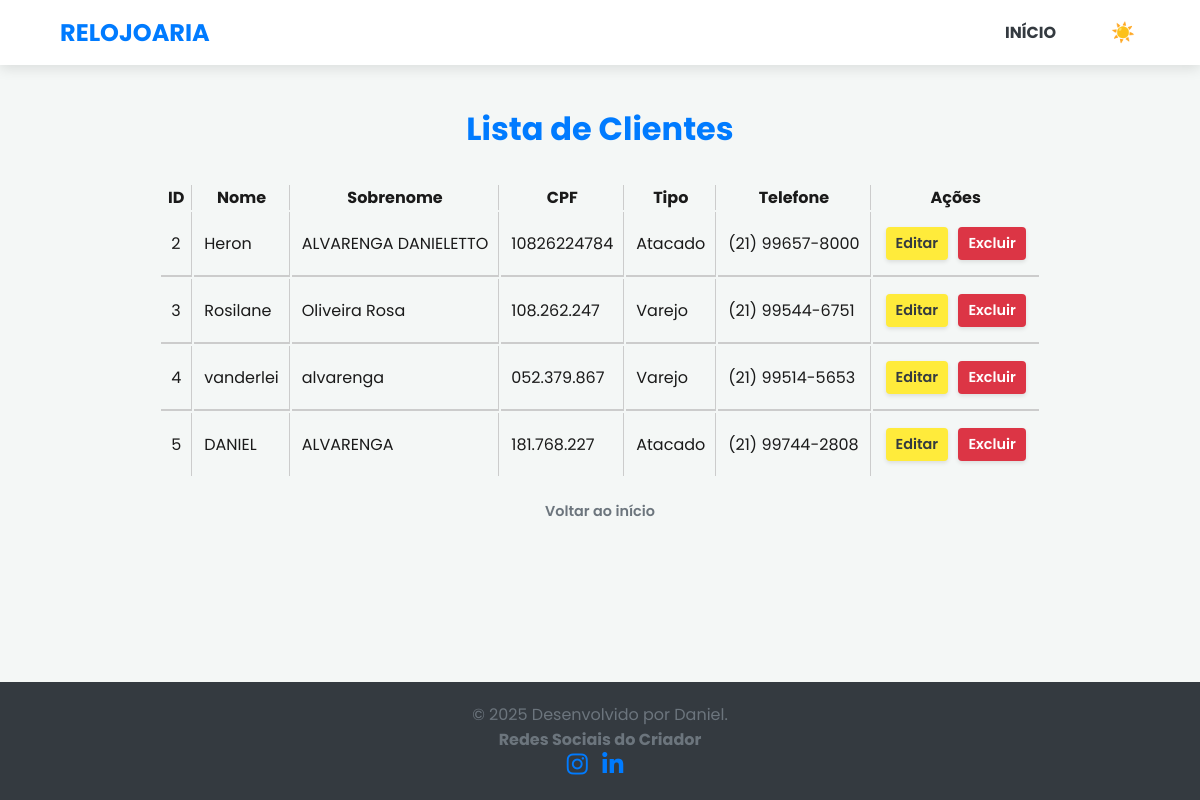
The page /ListagemClientes.php on the database its author committed.
### tables this page shows
CREATE TABLE `cliente` (
  `id_cliente` int(11) NOT NULL,
  `nome` varchar(30) DEFAULT NULL,
  `sobrenome` varchar(50) DEFAULT NULL,
  `cpf` varchar(11) DEFAULT NULL,
  `tipo` varchar(20) DEFAULT NULL,
  `telefone` varchar(20) DEFAULT NULL
);

### ListagemClientes.php (the view, shortened to what this page needs)
<?php
include('conexao.php');
$sql = "SELECT id_cliente, nome, sobrenome, cpf, tipo, telefone FROM cliente";
$result = $conn->query($sql);
?>
<!DOCTYPE html>
<html lang="pt-br">
<head>
    <link rel="stylesheet" href="https://cdnjs.cloudflare.com/ajax/libs/font-awesome/6.5.0/css/all.min.css">
    <link rel="stylesheet" href="stylelogin.css">
</head>
<body>
<header>
    <div class="logo">
        <a>RELOJOARIA</a>
    </div>
    <div class="header-right">
        <nav>
            <a href="PaginaInicial.php">INÍCIO</a>
        </nav>
        <button id="darkModeToggle" class="dark-mode-toggle" style="background: none; border: none; cursor: pointer; color: var(--cor-escura); font-size: 1.2rem;">
            ☀️
        </button>
    </div>
</header>
<main class="listagem-dados">
    <h1>Lista de Clientes</h1>
    <div class="tabela-responsiva">
        <table>
            <thead>
                <tr>
                    <th>ID</th>
                    <th>Nome</th>
                    <th>Sobrenome</th>
                    <th>CPF</th>
                    <th>Tipo</th>
                    <th>Telefone</th>
                    <th>Ações</th>
                </tr>
            </thead>
            <tbody>
                <?php
                if (isset($result) && $result->num_rows > 0) {
                    while ($row = $result->fetch_assoc()) {
                        echo "<tr>";
                        echo "<td>{$row['id_cliente']}</td>";
                        echo "<td>{$row['nome']}</td>";
                        echo "<td>{$row['sobrenome']}</td>";
                        echo "<td>{$row['cpf']}</td>";
                        echo "<td>{$row['tipo']}</td>";
                        echo "<td>{$row['telefone']}</td>";
                        echo "<td>
                                <a href='EditarCliente.php?id={$row['id_cliente']}' class='btn-acao editar'>Editar</a>
                                <a href='ExcluirCliente.php?id={$row['id_cliente']}' class='btn-acao excluir' onclick='return confirm(\"Tem certeza que deseja excluir?\")'>Excluir</a>
                            </td>";
                        echo "</tr>";
                    }
                } else {
                    echo "<tr><td colspan='7' style='text-align: center;'>Nenhum cliente cadastrado.</td></tr>";
                }
                ?>
            </tbody>
        </table>
    </div>
    <p class="link-voltar"><a href="PaginaInicial.php">Voltar ao início</a></p>
</main>
<footer class="footer">
        <h4>Redes Sociais do Criador</h4>
<a href="https://www.instagram.com/dan_oliversmnar/"
   target="_blank"
   title="Instagram">
    <i class="fa-brands fa-instagram"></i>
</a>
<a href="https://www.linkedin.com/in/daniel-alvarenga-6775b1179/"
   target="_blank"
   title="LinkedIn">
    <i class="fa-brands fa-linkedin-in"></i>
</a>
</footer>
</body>
</html>

### stylelogin.css (style rules this page uses)
:root { --cor-fundo: #f4f7f6; --cor-texto: #1a1a1a; --cor-primaria: #007bff; --cor-secundaria: #6c757d; --cor-clara: #ffffff; --cor-escura: #343a40; --cor-borda: #ccc; --sombra: 0 4px 12px rgba(0, 0, 0, 0.1); }
* { box-sizing: border-box; margin: 0; padding: 0; }
body { font-family: 'Poppins', sans-serif; background-color: var(--cor-fundo); color: var(--cor-texto); transition: background-color 0.3s, color 0.3s; min-height: 100vh; display: flex; flex-direction: column; }
a { color: var(--cor-primaria); text-decoration: none; transition: color 0.3s; }
header { background-color: var(--cor-clara); color: var(--cor-escura); padding: 15px 5%; display: flex; justify-content: space-between; align-items: center; box-shadow: var(--sombra); position: sticky; top: 0; z-index: 1000; }
.logo a { font-size: 1.5rem; font-weight: 700; color: var(--cor-primaria); }
.header-right { display: flex; align-items: center; gap: 20px; }
nav a { margin-left: 0; padding: 5px 10px; font-weight: 700; color: var(--cor-escura); }
main { flex: 1; padding: 40px 5%; display: flex; flex-direction: column; align-items: center; }
main h1 { margin-bottom: 30px; color: var(--cor-primaria); }
button { padding: 10px 15px; border: none; border-radius: 4px; cursor: pointer; font-weight: 700; flex: 1; transition: background-color 0.3s, opacity 0.3s; }
.footer { background-color: var(--cor-escura); color: var(--cor-secundaria); text-align: center; padding: 20px; margin-top: auto; }
.footer::before { content: "© 2025 Desenvolvido por Daniel."; display: block; }
a i { font-size: 24px; margin-right: 10px; color: var(--text); transition: 0.2s ease; }
.dark-mode-toggle { margin-left: 20px; padding: 5px; color: var(--cor-escura) !important; transition: color 0.3s; }
tbody td { padding: 12px 10px; border-bottom: 2px solid var(--cor-borda); transition: background-color 0.3s; color: var(--cor-texto); }
thead { border-bottom: 3px solid var(--cor-escura); }
tbody tr:last-child td { border-bottom: none; }
tbody td, thead th { border-right: 1px solid var(--cor-borda); }
tbody td:last-child, thead th:last-child { border-right: none; }

### ListagemClientes.php (style rules this page uses)
tbody tr td:last-child { text-align: center; white-space: nowrap; }
.btn-acao { display: inline-block; padding: 6px 10px; margin: 3px; border-radius: 4px; font-size: 0.9rem; font-weight: 600; text-decoration: none; transition: transform 0.2s, opacity 0.2s; box-shadow: 0 2px 4px rgba(0, 0, 0, 0.1); }
.editar { background-color: #ffeb3b; color: #343a40; }
.excluir { background-color: #dc3545; color: var(--cor-clara); }
.link-voltar { margin-top: 20px; text-align: center; }
.link-voltar a { color: var(--cor-secundaria); font-weight: 600; font-size: 0.9rem; transition: color 0.3s; }

### rows shown on the page
cliente: id_cliente "2", nome "Heron", sobrenome "ALVARENGA DANIELETTO", cpf "10826224784", tipo "Atacado", telefone "(21) 99657-8000"
cliente: id_cliente "3", nome "Rosilane", sobrenome "Oliveira Rosa", cpf "108.262.247", tipo "Varejo", telefone "(21) 99544-6751"
cliente: id_cliente "4", nome "vanderlei", sobrenome "alvarenga", cpf "052.379.867", tipo "Varejo", telefone "(21) 99514-5653"
cliente: id_cliente "5", nome "DANIEL", sobrenome "ALVARENGA", cpf "181.768.227", tipo "Atacado", telefone "(21) 99744-2808"
